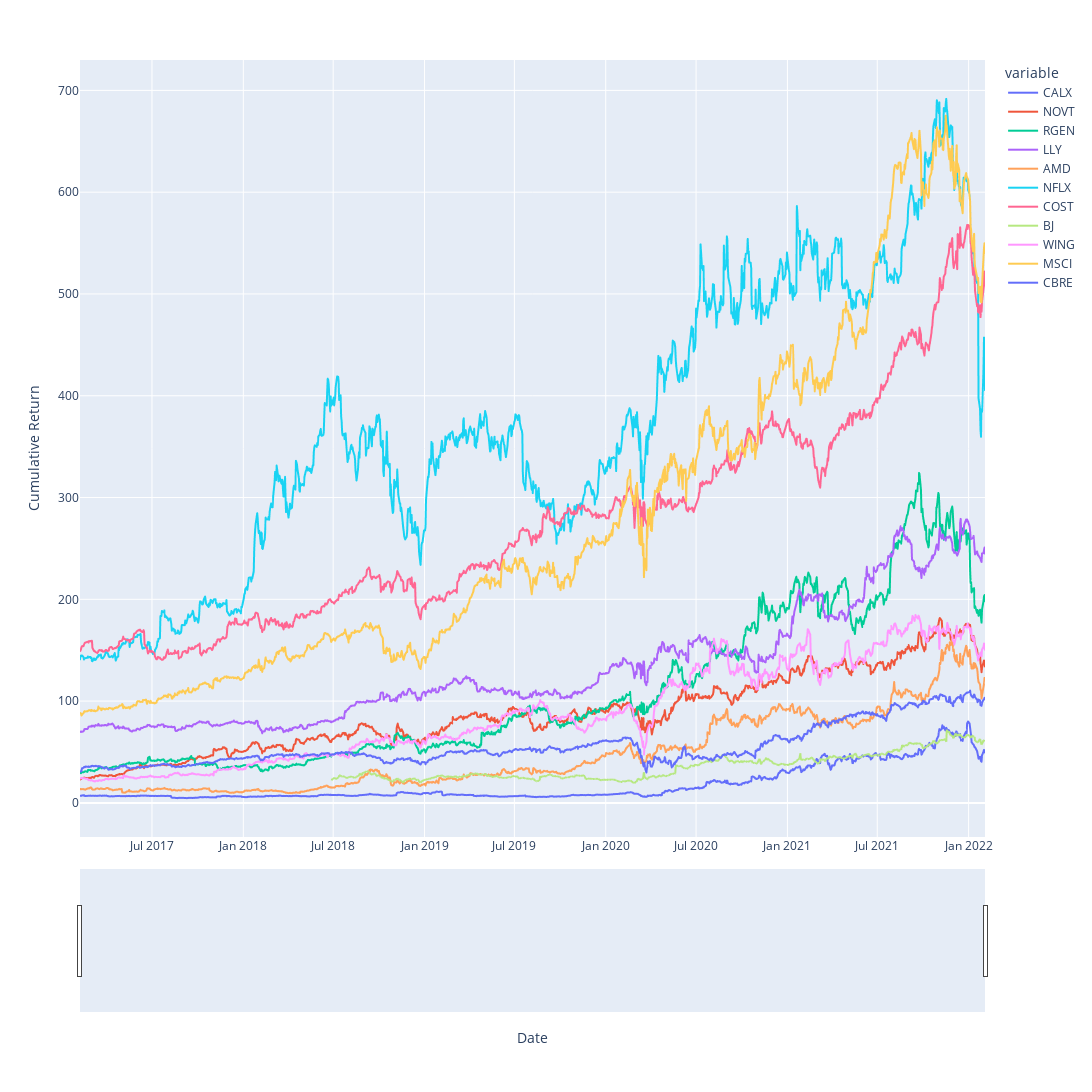

The code cell stored with this chart in its notebook:
### Markdown cell above
Plot Cumulative Rate of Returns

### Code cell
fig = px.line(multi_df, x=multi_cum_df.index, y=multi_cum_df.columns)
fig.update_xaxes(title="Date", rangeslider_visible=True)
fig.update_yaxes(title="Cumulative Return")
fig.update_layout(height=1100, width=1200, showlegend=True)

fig.show()

### Figure 1 — Plotly figure (JSON) as saved in the notebook; plotly's stock layout.template omitted (floating-point values rounded to 4 significant figures; data arrays with more than 128 entries replaced by an {"elided": "..."} marker saying what was removed)
{"data": [{"hovertemplate": "variable=CALX<br>x=%{x}<br>value=%{y}<extra></extra>", "legendgroup": "CALX", "line": {"color": "#636efa", "dash": "solid"}, "marker": {"symbol": "circle"}, "mode": "lines", "name": "CALX", "showlegend": true, "type": "scattergl", "x": {"elided": "1259 str values"}, "xaxis": "x", "y": {"elided": "1259 float values"}, "yaxis": "y"}, {"hovertemplate": "variable=NOVT<br>x=%{x}<br>value=%{y}<extra></extra>", "legendgroup": "NOVT", "line": {"color": "#EF553B", "dash": "solid"}, "marker": {"symbol": "circle"}, "mode": "lines", "name": "NOVT", "showlegend": true, "type": "scattergl", "x": {"elided": "1259 str values"}, "xaxis": "x", "y": {"elided": "1259 float values"}, "yaxis": "y"}, {"hovertemplate": "variable=RGEN<br>x=%{x}<br>value=%{y}<extra></extra>", "legendgroup": "RGEN", "line": {"color": "#00cc96", "dash": "solid"}, "marker": {"symbol": "circle"}, "mode": "lines", "name": "RGEN", "showlegend": true, "type": "scattergl", "x": {"elided": "1259 str values"}, "xaxis": "x", "y": {"elided": "1259 float values"}, "yaxis": "y"}, {"hovertemplate": "variable=LLY<br>x=%{x}<br>value=%{y}<extra></extra>", "legendgroup": "LLY", "line": {"color": "#ab63fa", "dash": "solid"}, "marker": {"symbol": "circle"}, "mode": "lines", "name": "LLY", "showlegend": true, "type": "scattergl", "x": {"elided": "1259 str values"}, "xaxis": "x", "y": {"elided": "1259 float values"}, "yaxis": "y"}, {"hovertemplate": "variable=AMD<br>x=%{x}<br>value=%{y}<extra></extra>", "legendgroup": "AMD", "line": {"color": "#FFA15A", "dash": "solid"}, "marker": {"symbol": "circle"}, "mode": "lines", "name": "AMD", "showlegend": true, "type": "scattergl", "x": {"elided": "1259 str values"}, "xaxis": "x", "y": {"elided": "1259 float values"}, "yaxis": "y"}, {"hovertemplate": "variable=NFLX<br>x=%{x}<br>value=%{y}<extra></extra>", "legendgroup": "NFLX", "line": {"color": "#19d3f3", "dash": "solid"}, "marker": {"symbol": "circle"}, "mode": "lines", "name": "NFLX", "showlegend": true, "type": "scattergl", "x": {"elided": "1259 str values"}, "xaxis": "x", "y": {"elided": "1259 float values"}, "yaxis": "y"}, {"hovertemplate": "variable=COST<br>x=%{x}<br>value=%{y}<extra></extra>", "legendgroup": "COST", "line": {"color": "#FF6692", "dash": "solid"}, "marker": {"symbol": "circle"}, "mode": "lines", "name": "COST", "showlegend": true, "type": "scattergl", "x": {"elided": "1259 str values"}, "xaxis": "x", "y": {"elided": "1259 float values"}, "yaxis": "y"}, {"hovertemplate": "variable=BJ<br>x=%{x}<br>value=%{y}<extra></extra>", "legendgroup": "BJ", "line": {"color": "#B6E880", "dash": "solid"}, "marker": {"symbol": "circle"}, "mode": "lines", "name": "BJ", "showlegend": true, "type": "scattergl", "x": {"elided": "1259 str values"}, "xaxis": "x", "y": {"elided": "1259 float values"}, "yaxis": "y"}, {"hovertemplate": "variable=WING<br>x=%{x}<br>value=%{y}<extra></extra>", "legendgroup": "WING", "line": {"color": "#FF97FF", "dash": "solid"}, "marker": {"symbol": "circle"}, "mode": "lines", "name": "WING", "showlegend": true, "type": "scattergl", "x": {"elided": "1259 str values"}, "xaxis": "x", "y": {"elided": "1259 float values"}, "yaxis": "y"}, {"hovertemplate": "variable=MSCI<br>x=%{x}<br>value=%{y}<extra></extra>", "legendgroup": "MSCI", "line": {"color": "#FECB52", "dash": "solid"}, "marker": {"symbol": "circle"}, "mode": "lines", "name": "MSCI", "showlegend": true, "type": "scattergl", "x": {"elided": "1259 str values"}, "xaxis": "x", "y": {"elided": "1259 float values"}, "yaxis": "y"}, {"hovertemplate": "variable=CBRE<br>x=%{x}<br>value=%{y}<extra></extra>", "legendgroup": "CBRE", "line": {"color": "#636efa", "dash": "solid"}, "marker": {"symbol": "circle"}, "mode": "lines", "name": "CBRE", "showlegend": true, "type": "scattergl", "x": {"elided": "1259 str values"}, "xaxis": "x", "y": {"elided": "1259 float values"}, "yaxis": "y"}], "layout": {"height": 1100, "legend": {"title": {"text": "variable"}, "tracegroupgap": 0}, "margin": {"t": 60}, "showlegend": true, "width": 1200, "xaxis": {"anchor": "y", "domain": [0, 1], "rangeslider": {"visible": true}, "title": {"text": "Date"}}, "yaxis": {"anchor": "x", "domain": [0, 1], "title": {"text": "Cumulative Return"}}}}
